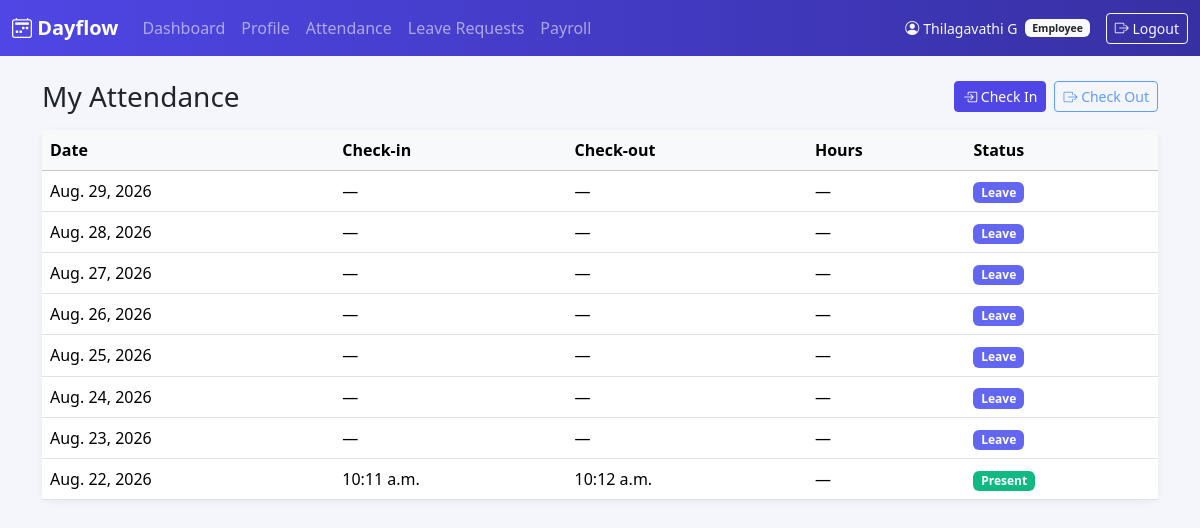
Screenshot of /attendance/ (signed in) with the database file from the repository.
### accounts/models.py (models this page shows, shortened)
class User(AbstractUser):
    class Role(models.TextChoices):
        ADMIN = 'ADMIN', 'Admin / HR Officer'
        EMPLOYEE = 'EMPLOYEE', 'Employee'
    employee_id = models.CharField(max_length=20, unique=True)
    email = models.EmailField(unique=True)
    role = models.CharField(max_length=10, choices=Role.choices, default=Role.EMPLOYEE)
    is_email_verified = models.BooleanField(default=False)
    USERNAME_FIELD = 'username'
    REQUIRED_FIELDS = ['email', 'employee_id']
    @property
    def is_admin_role(self):
        return self.role == self.Role.ADMIN

### attendance/models.py (models this page shows, shortened)
class Attendance(models.Model):
    class Status(models.TextChoices):
        PRESENT = 'PRESENT', 'Present'
        ABSENT = 'ABSENT', 'Absent'
        HALF_DAY = 'HALF_DAY', 'Half-day'
        LEAVE = 'LEAVE', 'Leave'
    employee = models.ForeignKey(
        settings.AUTH_USER_MODEL,
        on_delete=models.CASCADE,
        related_name='attendance_records'
    )
    date = models.DateField(default=timezone.localdate)
    check_in = models.TimeField(null=True, blank=True)
    check_out = models.TimeField(null=True, blank=True)
    status = models.CharField(
        max_length=10,
        choices=Status.choices,
        default=Status.PRESENT
    )
    notes = models.CharField(max_length=255, blank=True)
    class Meta:
        unique_together = ('employee', 'date')
        ordering = ['-date']
    @property
    def hours_worked(self):
        if self.check_in and self.check_out:
            check_in_dt = datetime.combine(self.date, self.check_in)
            check_out_dt = datetime.combine(self.date, self.check_out)
            delta = check_out_dt - check_in_dt
            return round(delta.total_seconds() / 3600, 2)
        return None

### attendance/views.py (the view)
# urls.py: path('', views.my_attendance, name='my_attendance'),
@login_required
def my_attendance(request):
    records = Attendance.objects.filter(employee=request.user).order_by('-date')[:60]
    today = timezone.localdate()
    today_record = Attendance.objects.filter(employee=request.user, date=today).first()
    return render(request, 'attendance/my_attendance.html', {
        'records': records,
        'today_record': today_record,
    })

### templates/attendance/my_attendance.html (shortened to what this page needs)
{% extends "base.html" %}
{% block content %}
<div class="d-flex justify-content-between align-items-center mb-3">
    <h3 class="mb-0">My Attendance</h3>
    <div class="d-flex gap-2">
        <form method="post" action="{% url 'attendance:check_in' %}">
            <button class="btn btn-primary btn-sm" {% if today_record.check_in %}disabled{% endif %}>
                <i class="bi bi-box-arrow-in-right"></i> Check In
            </button>
        </form>
        <form method="post" action="{% url 'attendance:check_out' %}">
            <button class="btn btn-outline-primary btn-sm" {% if not today_record.check_in or today_record.check_out %}disabled{% endif %}>
                <i class="bi bi-box-arrow-right"></i> Check Out
            </button>
        </form>
    </div>
</div>
<div class="card">
    <div class="table-responsive">
        <table class="table table-hover align-middle mb-0">
            <thead class="table-light">
                <tr><th>Date</th><th>Check-in</th><th>Check-out</th><th>Hours</th><th>Status</th></tr>
            </thead>
            <tbody>
                {% for record in records %}
                <tr>
                    <td>{{ record.date }}</td>
                    <td>{{ record.check_in|default:"—" }}</td>
                    <td>{{ record.check_out|default:"—" }}</td>
                    <td>{{ record.hours_worked|default:"—" }}</td>
                    <td><span class="badge status-badge-{{ record.status }}">{{ record.get_status_display }}</span></td>
                </tr>
                {% empty %}
                <tr><td colspan="5" class="text-center text-muted py-4">No attendance records yet.</td></tr>
                {% endfor %}
            </tbody>
        </table>
    </div>
</div>
{% endblock %}

### templates/base.html (shortened to what this page needs)
{% load static %}
<!DOCTYPE html>
<html lang="en">
<head>
    <link href="https://cdn.jsdelivr.net/npm/bootstrap@5.3.3/dist/css/bootstrap.min.css" rel="stylesheet">
    <link rel="stylesheet" href="https://cdn.jsdelivr.net/npm/bootstrap-icons@1.11.3/font/bootstrap-icons.css">
    <link rel="stylesheet" href="{% static 'css/dayflow.css' %}">
</head>
<body>
{% if user.is_authenticated %}
<nav class="navbar navbar-expand-lg navbar-dark dayflow-navbar">
    <div class="container-fluid">
        <a class="navbar-brand fw-bold" href="{% url 'dashboard:redirect' %}">
            <i class="bi bi-calendar2-week"></i> Dayflow
        </a>
        <div class="collapse navbar-collapse" id="navMenu">
            <ul class="navbar-nav me-auto mb-2 mb-lg-0">
                {% if user.is_admin_role %}
                <li class="nav-item"><a class="nav-link" href="{% url 'dashboard:admin_dashboard' %}">Dashboard</a></li>
                <li class="nav-item"><a class="nav-link" href="{% url 'employees:employee_list' %}">Employees</a></li>
                <li class="nav-item"><a class="nav-link" href="{% url 'attendance:all_attendance' %}">Attendance</a></li>
                <li class="nav-item"><a class="nav-link" href="{% url 'leaves:all_leaves' %}">Leave Approvals</a></li>
                <li class="nav-item"><a class="nav-link" href="{% url 'payroll:payroll_overview' %}">Payroll</a></li>
                {% else %}
                <li class="nav-item"><a class="nav-link" href="{% url 'dashboard:employee_dashboard' %}">Dashboard</a></li>
                <li class="nav-item"><a class="nav-link" href="{% url 'employees:my_profile' %}">Profile</a></li>
                <li class="nav-item"><a class="nav-link" href="{% url 'attendance:my_attendance' %}">Attendance</a></li>
                <li class="nav-item"><a class="nav-link" href="{% url 'leaves:my_leaves' %}">Leave Requests</a></li>
                <li class="nav-item"><a class="nav-link" href="{% url 'payroll:my_payroll' %}">Payroll</a></li>
                {% endif %}
            </ul>
            <ul class="navbar-nav">
                <li class="nav-item d-flex align-items-center text-light small me-3">
                    <i class="bi bi-person-circle me-1"></i> {{ user.get_full_name|default:user.username }}
                    <span class="badge bg-light text-dark ms-2">{{ user.get_role_display }}</span>
                </li>
                <li class="nav-item">
                    <form method="post" action="{% url 'accounts:logout' %}" class="d-inline">
                        <button type="submit" class="btn btn-outline-light btn-sm">
                            <i class="bi bi-box-arrow-right"></i> Logout
                        </button>
                    </form>
                </li>
            </ul>
        </div>
    </div>
</nav>
{% endif %}
<div class="container my-4">
    {% block content %}{% endblock %}
</div>
</body>
</html>

### static/css/dayflow.css (style rules this page uses)
:root { --dayflow-primary: #4f46e5; --dayflow-primary-dark: #3730a3; --dayflow-accent: #14b8a6; --dayflow-bg: #f5f6fb; }
body { background-color: var(--dayflow-bg); font-family: 'Segoe UI', system-ui, -apple-system, sans-serif; }
.dayflow-navbar { background: linear-gradient(90deg, var(--dayflow-primary), var(--dayflow-primary-dark)); }
.card { border: none; border-radius: 0.75rem; box-shadow: 0 2px 10px rgba(0, 0, 0, 0.06); }
.btn-primary { background-color: var(--dayflow-primary); border-color: var(--dayflow-primary); }
.status-badge-PRESENT { background-color: #10b981; }
.status-badge-LEAVE { background-color: #6366f1; }

### rows the page displays
User: get_full_name "Thilagavathi G", role "Employee"
Attendance: date "Aug. 29, 2026", check_in "—", check_out "—", hours_worked "—", status "Leave"
Attendance: date "Aug. 28, 2026", check_in "—", check_out "—", hours_worked "—", status "Leave"
Attendance: date "Aug. 27, 2026", check_in "—", check_out "—", hours_worked "—", status "Leave"
Attendance: date "Aug. 26, 2026", check_in "—", check_out "—", hours_worked "—", status "Leave"
Attendance: date "Aug. 25, 2026", check_in "—", check_out "—", hours_worked "—", status "Leave"
Attendance: date "Aug. 24, 2026", check_in "—", check_out "—", hours_worked "—", status "Leave"
Attendance: date "Aug. 23, 2026", check_in "—", check_out "—", hours_worked "—", status "Leave"
Attendance: date "Aug. 22, 2026", check_in "10:11 a.m.", check_out "10:12 a.m.", hours_worked "—", status "Present"
